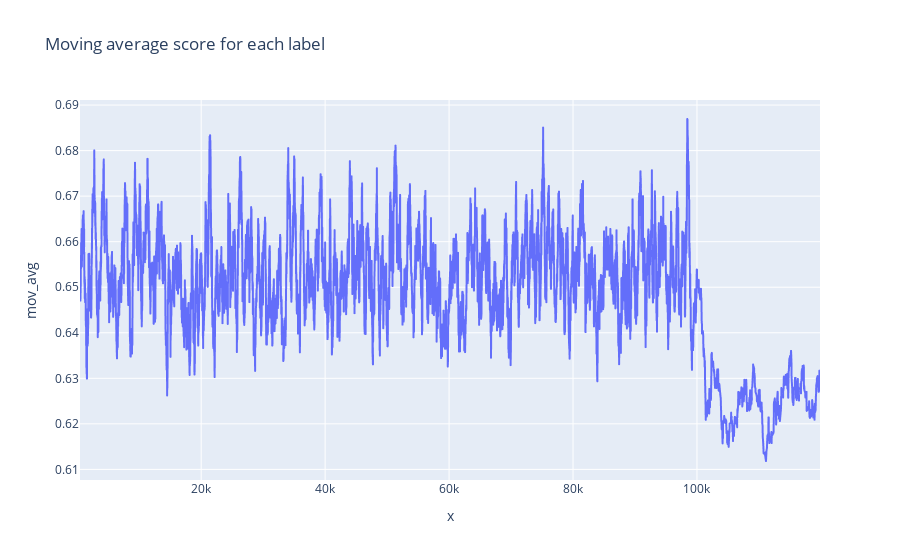

Write notebook code for a chart like this one.
### Code cell
# plot the moving average score for each label with plotly using line chart
fig = px.line(df_results_scores.iloc[50:], x=df_results_scores.iloc[50:].index,
                  y="mov_avg",
                  title="Moving average score for each label")
fig.show()

### Figure 1 — Plotly figure (JSON) as saved in the notebook; plotly's stock layout.template omitted (floating-point values rounded to 4 significant figures; data arrays with more than 128 entries replaced by an {"elided": "..."} marker saying what was removed)
{"data": [{"hovertemplate": "x=%{x}<br>mov_avg=%{y}<extra></extra>", "legendgroup": "", "line": {"color": "#636efa", "dash": "solid"}, "marker": {"symbol": "circle"}, "mode": "lines", "name": "", "showlegend": false, "type": "scattergl", "x": {"elided": "11950 int values"}, "xaxis": "x", "y": {"elided": "11950 float values"}, "yaxis": "y"}], "layout": {"legend": {"tracegroupgap": 0}, "title": {"text": "Moving average score for each label"}, "xaxis": {"anchor": "y", "domain": [0, 1], "title": {"text": "x"}}, "yaxis": {"anchor": "x", "domain": [0, 1], "title": {"text": "mov_avg"}}}}
